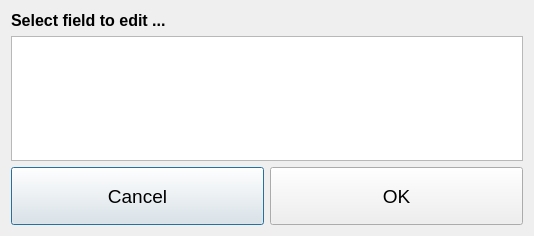
<?xml version="1.0" encoding="UTF-8"?>
<ui version="4.0">
 <class>basketeditDlg</class>
 <widget class="QDialog" name="basketeditDlg">
  <property name="geometry">
   <rect>
    <x>0</x>
    <y>0</y>
    <width>534</width>
    <height>236</height>
   </rect>
  </property>
  <property name="windowTitle">
   <string>Edit</string>
  </property>
  <layout class="QHBoxLayout" name="horizontalLayout_2">
   <item>
    <layout class="QGridLayout" name="gridLayout">
     <item row="0" column="0" alignment="Qt::AlignLeft">
      <widget class="QLabel" name="label">
       <property name="font">
        <font>
         <pointsize>12</pointsize>
         <bold>true</bold>
        </font>
       </property>
       <property name="text">
        <string>Select field to edit ...</string>
       </property>
      </widget>
     </item>
     <item row="1" column="0">
      <widget class="QTableWidget" name="editBasket">
       <property name="font">
        <font>
         <pointsize>12</pointsize>
        </font>
       </property>
      </widget>
     </item>
     <item row="2" column="0">
      <layout class="QHBoxLayout" name="horizontalLayout">
       <item>
        <widget class="QPushButton" name="cancelBtn">
         <property name="sizePolicy">
          <sizepolicy hsizetype="Minimum" vsizetype="Expanding">
           <horstretch>0</horstretch>
           <verstretch>0</verstretch>
          </sizepolicy>
         </property>
         <property name="minimumSize">
          <size>
           <width>250</width>
           <height>58</height>
          </size>
         </property>
         <property name="font">
          <font>
           <pointsize>14</pointsize>
          </font>
         </property>
         <property name="text">
          <string>Cancel</string>
         </property>
        </widget>
       </item>
       <item>
        <widget class="QPushButton" name="okBtn">
         <property name="sizePolicy">
          <sizepolicy hsizetype="Minimum" vsizetype="Expanding">
           <horstretch>0</horstretch>
           <verstretch>0</verstretch>
          </sizepolicy>
         </property>
         <property name="minimumSize">
          <size>
           <width>250</width>
           <height>58</height>
          </size>
         </property>
         <property name="font">
          <font>
           <pointsize>14</pointsize>
          </font>
         </property>
         <property name="text">
          <string>OK</string>
         </property>
        </widget>
       </item>
      </layout>
     </item>
    </layout>
   </item>
  </layout>
 </widget>
 <resources/>
 <connections/>
</ui>
